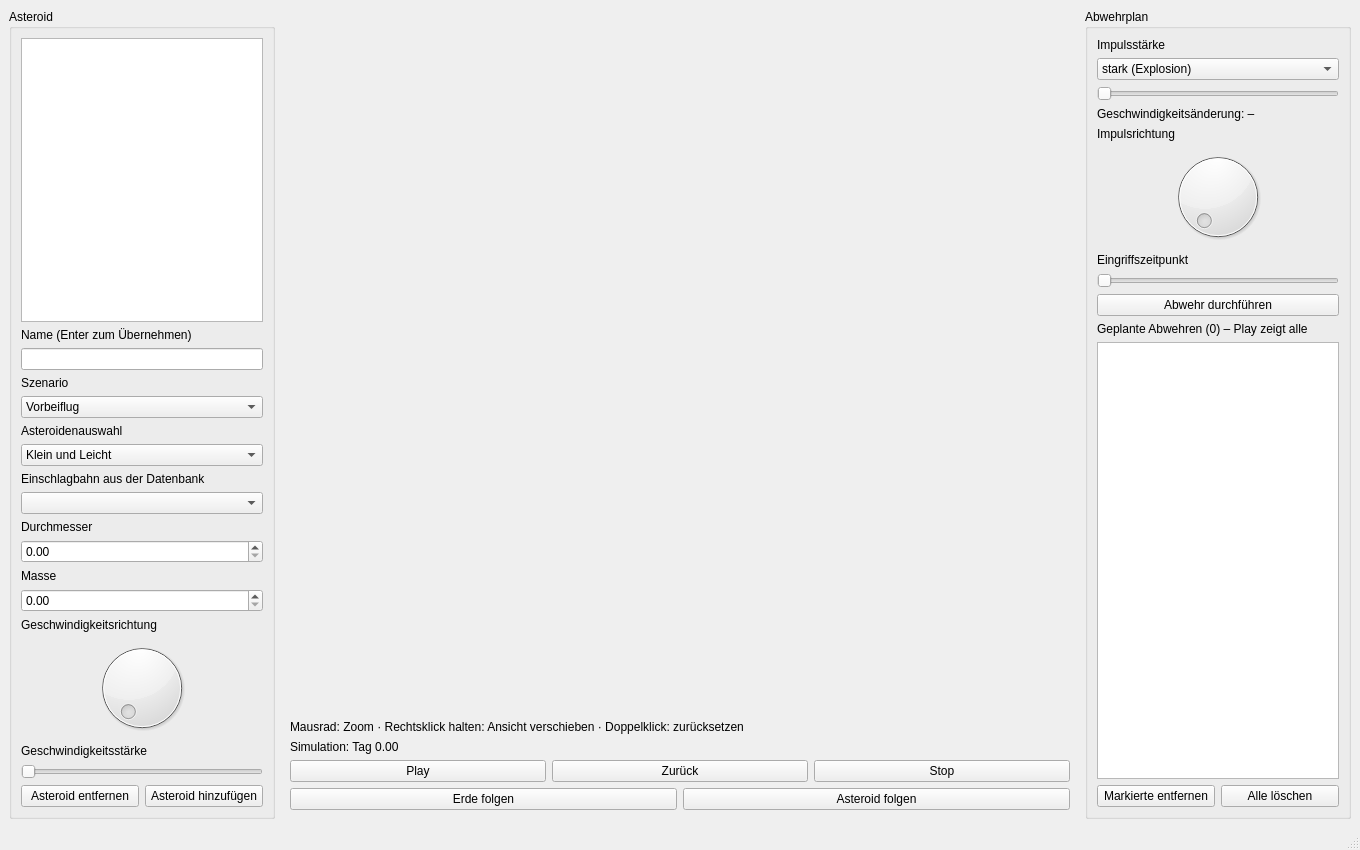
<?xml version='1.0' encoding='utf-8'?>
<ui version="4.0">
  <class>MainWindow</class>
  <widget class="QMainWindow" name="MainWindow">
    <property name="geometry">
      <rect>
        <x>0</x>
        <y>0</y>
        <width>1360</width>
        <height>850</height>
      </rect>
    </property>
    <property name="windowTitle">
      <string>SimTools – Meteoroidenabwehr</string>
    </property>
    <widget class="QWidget" name="centralwidget">
      <layout class="QHBoxLayout" name="horizontalLayout" stretch="2,6,2">
        <item>
          <widget class="QGroupBox" name="asteroid">
            <property name="title">
              <string>Asteroid</string>
            </property>
            <layout class="QHBoxLayout" name="horizontalLayout_5">
              <item>
                <layout class="QVBoxLayout" name="verticalLayout">
                  <item>
                    <widget class="QListWidget" name="listWidget" />
                  </item>
                  <item>
                    <widget class="QLabel" name="AsteroidNameLabel">
                      <property name="text">
                        <string>Name (Enter zum Übernehmen)</string>
                      </property>
                    </widget>
                  </item>
                  <item>
                    <widget class="QLineEdit" name="AsteroidNameEingabe" />
                  </item>
                  <item>
                    <widget class="QLabel" name="Szenario">
                      <property name="text">
                        <string>Szenario</string>
                      </property>
                    </widget>
                  </item>
                  <item>
                    <widget class="QComboBox" name="SzenarioAuswahl">
                      <item>
                        <property name="text">
                          <string>Vorbeiflug</string>
                        </property>
                      </item>
                      <item>
                        <property name="text">
                          <string>Kollision</string>
                        </property>
                      </item>
                    </widget>
                  </item>
                  <item>
                    <widget class="QLabel" name="Asteroidenwahl">
                      <property name="text">
                        <string>Asteroidenauswahl</string>
                      </property>
                    </widget>
                  </item>
                  <item>
                    <widget class="QComboBox" name="AsteroidenAuswahl">
                      <item>
                        <property name="text">
                          <string>Klein und Leicht</string>
                        </property>
                      </item>
                      <item>
                        <property name="text">
                          <string>Eigener Asteroid</string>
                        </property>
                      </item>
                      <item>
                        <property name="text">
                          <string>Groß und Schwer</string>
                        </property>
                      </item>
                    </widget>
                  </item>
                  <item>
                    <widget class="QLabel" name="KatalogLabel">
                      <property name="text">
                        <string>Einschlagbahn aus der Datenbank</string>
                      </property>
                    </widget>
                  </item>
                  <item>
                    <widget class="QComboBox" name="KatalogAuswahl" />
                  </item>
                  <item>
                    <widget class="QLabel" name="Durchmesser">
                      <property name="text">
                        <string>Durchmesser</string>
                      </property>
                    </widget>
                  </item>
                  <item>
                    <widget class="QDoubleSpinBox" name="GroesseEingabe" />
                  </item>
                  <item>
                    <widget class="QLabel" name="Masse">
                      <property name="text">
                        <string>Masse</string>
                      </property>
                    </widget>
                  </item>
                  <item>
                    <widget class="QDoubleSpinBox" name="GewichtEingabe" />
                  </item>
                  <item>
                    <widget class="QLabel" name="Geschwindigkeit">
                      <property name="text">
                        <string>Geschwindigkeitsrichtung</string>
                      </property>
                    </widget>
                  </item>
                  <item>
                    <widget class="QDial" name="GeschwindigkeitsRichtung" />
                  </item>
                  <item>
                    <widget class="QLabel" name="Geschwindigkeitsstaerke">
                      <property name="text">
                        <string>Geschwindigkeitsstärke</string>
                      </property>
                    </widget>
                  </item>
                  <item>
                    <widget class="QSlider" name="GeschwindigkeitRegler">
                      <property name="orientation">
                        <enum>Qt::Orientation::Horizontal</enum>
                      </property>
                    </widget>
                  </item>
                  <item>
                    <layout class="QHBoxLayout" name="asteroidButtonLayout">
                      <item>
                        <widget class="QPushButton" name="AsteroidEntfernen">
                          <property name="text">
                            <string>Asteroid entfernen</string>
                          </property>
                        </widget>
                      </item>
                      <item>
                        <widget class="QPushButton" name="AsteroidHinzufuegen">
                          <property name="text">
                            <string>Asteroid hinzufügen</string>
                          </property>
                        </widget>
                      </item>
                    </layout>
                  </item>
                </layout>
              </item>
            </layout>
          </widget>
        </item>
        <item>
          <widget class="QWidget" name="Simulationsbereich">
            <layout class="QVBoxLayout" name="verticalLayout_4">
              <item>
                <layout class="QVBoxLayout" name="verticalLayout_3" stretch="8,0,0,1,1">
                  <item>
                    <widget class="QWidget" name="widget" />
                  </item>
                  <item>
                    <widget class="QLabel" name="ZoomHinweis">
                      <property name="text">
                        <string>Mausrad: Zoom · Rechtsklick halten: Ansicht verschieben · Doppelklick: zurücksetzen</string>
                      </property>
                    </widget>
                  </item>
                  <item>
                    <widget class="QLabel" name="SimulationszeitLabel">
                      <property name="text">
                        <string>Simulation: Tag 0.00</string>
                      </property>
                    </widget>
                  </item>
                  <item>
                    <layout class="QHBoxLayout" name="horizontalLayout_2">
                      <item>
                        <widget class="QPushButton" name="PlayButton">
                          <property name="text">
                            <string>Play</string>
                          </property>
                        </widget>
                      </item>
                      <item>
                        <widget class="QPushButton" name="ZurueckButton">
                          <property name="text">
                            <string>Zurück</string>
                          </property>
                        </widget>
                      </item>
                      <item>
                        <widget class="QPushButton" name="StopButton">
                          <property name="text">
                            <string>Stop</string>
                          </property>
                        </widget>
                      </item>
                    </layout>
                  </item>
                  <item>
                    <layout class="QHBoxLayout" name="horizontalLayout_3">
                      <item>
                        <widget class="QPushButton" name="ErdeFolgenButton">
                          <property name="text">
                            <string>Erde folgen</string>
                          </property>
                        </widget>
                      </item>
                      <item>
                        <widget class="QPushButton" name="AsteroidFolgenButton">
                          <property name="text">
                            <string>Asteroid folgen</string>
                          </property>
                        </widget>
                      </item>
                    </layout>
                  </item>
                </layout>
              </item>
            </layout>
          </widget>
        </item>
        <item>
          <widget class="QGroupBox" name="abwehrplan">
            <property name="title">
              <string>Abwehrplan</string>
            </property>
            <layout class="QHBoxLayout" name="horizontalLayout_4">
              <item>
                <layout class="QVBoxLayout" name="verticalLayout_2">
                  <item>
                    <widget class="QLabel" name="Impulsstaerke">
                      <property name="text">
                        <string>Impulsstärke</string>
                      </property>
                    </widget>
                  </item>
                  <item>
                    <widget class="QComboBox" name="ImpulsstaerkeAuswahl">
                      <item>
                        <property name="text">
                          <string>stark (Explosion)</string>
                        </property>
                      </item>
                      <item>
                        <property name="text">
                          <string>mittel (Rakete)</string>
                        </property>
                      </item>
                      <item>
                        <property name="text">
                          <string>leicht (Satellitenstoß)</string>
                        </property>
                      </item>
                      <item>
                        <property name="text">
                          <string>Eigene Stärke</string>
                        </property>
                      </item>
                    </widget>
                  </item>
                  <item>
                    <widget class="QSlider" name="EigeneImpulsstaerke">
                      <property name="orientation">
                        <enum>Qt::Orientation::Horizontal</enum>
                      </property>
                    </widget>
                  </item>
                  <item>
                    <widget class="QLabel" name="ImpulswirkungLabel">
                      <property name="text">
                        <string>Geschwindigkeitsänderung: –</string>
                      </property>
                    </widget>
                  </item>
                  <item>
                    <widget class="QLabel" name="Impulsrichtung">
                      <property name="text">
                        <string>Impulsrichtung</string>
                      </property>
                    </widget>
                  </item>
                  <item>
                    <widget class="QDial" name="ImpulsrichtungRegler">
                      <property name="maximum">
                        <number>359</number>
                      </property>
                    </widget>
                  </item>
                  <item>
                    <widget class="QLabel" name="Eingriffszeitpunkt">
                      <property name="text">
                        <string>Eingriffszeitpunkt</string>
                      </property>
                    </widget>
                  </item>
                  <item>
                    <widget class="QSlider" name="EingriffszeitpunktRegler">
                      <property name="orientation">
                        <enum>Qt::Orientation::Horizontal</enum>
                      </property>
                    </widget>
                  </item>
                  <item>
                    <widget class="QPushButton" name="AbwehrDurchfuehrung">
                      <property name="text">
                        <string>Abwehr durchführen</string>
                      </property>
                    </widget>
                  </item>
                  <item>
                    <widget class="QLabel" name="GeplanteAbwehrenLabel">
                      <property name="text">
                        <string>Geplante Abwehren (0) – Play zeigt alle</string>
                      </property>
                    </widget>
                  </item>
                  <item>
                    <widget class="QListWidget" name="GeplanteAbwehren">
                      <property name="minimumHeight">
                        <number>100</number>
                      </property>
                      <property name="toolTip">
                        <string>Alle vorgemerkten Impulse (Tag | Asteroid | Winkel | Stärke)</string>
                      </property>
                    </widget>
                  </item>
                  <item>
                    <layout class="QHBoxLayout" name="abwehrQueueButtons">
                      <item>
                        <widget class="QPushButton" name="AbwehrEntfernen">
                          <property name="text">
                            <string>Markierte entfernen</string>
                          </property>
                        </widget>
                      </item>
                      <item>
                        <widget class="QPushButton" name="AlleAbwehrenLoeschen">
                          <property name="text">
                            <string>Alle löschen</string>
                          </property>
                        </widget>
                      </item>
                    </layout>
                  </item>
                </layout>
              </item>
            </layout>
          </widget>
        </item>
      </layout>
    </widget>
    <widget class="QMenuBar" name="menubar" />
    <widget class="QStatusBar" name="statusbar" />
  </widget>
  <resources />
  <connections />
</ui>
